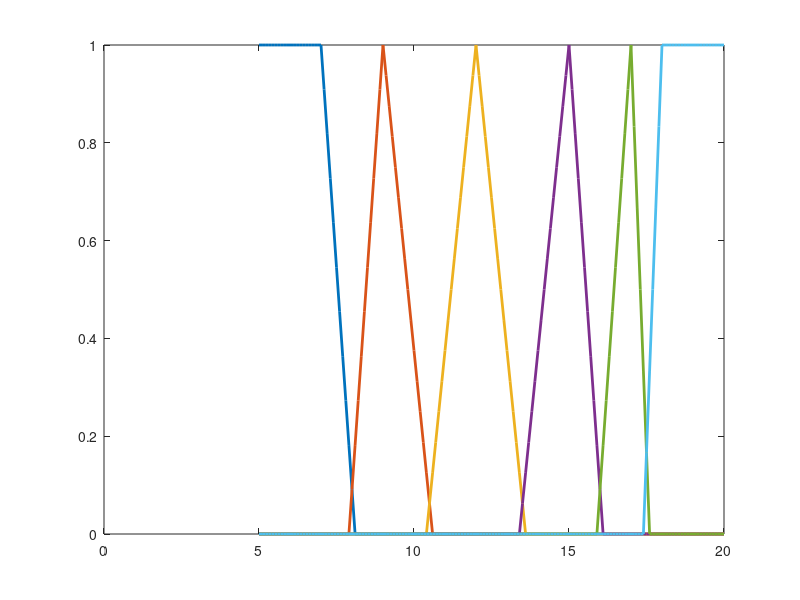

This chart was generated by the following MATLAB code:
%% ================================================================================
% Run this file first to compute the MPCS matrices. 
% Then run MPCS2analytic.m or MPCS2numeric.m to simulate the closed-loop system.

clear; clc;

% Parameters
ro = 1e6; % g/m^3
roc = 1e6; % g/m^3
cp = 1; % cal/(g*K)
cpc = 1; % cal/(g*K)
k0 = 1e10; % 1/min
E_R = 8330.1; % 1/K
h = 130e6; % cal/kmol
a = 0.516e6; % cal/(K*m^3)
b = 0.5; % -

% Constants
% Fin = F, so V is constant
V = 1; % m^3
Fin = 1; % m^3/min
F = 1; % m^3/min

% Controlled variables: x = [CA; T]
% Manipulated variables: u = [CAin; FC]
% Disturbance variables: z = [Tin; TCin]

% Object equations
% dCA/dt = f1(CA, T, CAin, FC, Tin, TCin)
% dT/dt = f2(CA, T, CAin, FC, Tin, TCin)
f = @(CA, T, CAin, FC, Tin, TCin) [
    (1/V) * (Fin*CAin - F*CA - V * k0 * exp(-E_R/T) * CA);
    (1/(V*ro*cp)) * (Fin*ro*cp*Tin - F*ro*cp*T + V*h*k0*exp(-E_R/T)*CA - (a * FC^(b+1) / (FC + (a * FC^b) / (2 * roc * cpc))) * (T - TCin))
];

% Operating point (steady state)
CAin_p = 2; % kmol/m^3
Tin_p = 343; % K
TCin_p = 310; % K


FC_p_tab = [7, 9, 12, 15, 17, 18]; % m^3/min

CA_p_tab = [3.487884655658222e-02, 0.05557088024052338, 0.09821109463204293, 0.1597172021766315, ...
    2.169362196188264e-01, 1.828622864494349]; % kmol/m^3

T_p_tab = [4.385550598263770e+02, 427.8255516809578, 415.2091350393931, 404.7356680017397, ...
    3.982004075634566e+02, 328.0431883372068]; % K

n_fuzzy = length(FC_p_tab);

Adf = cell(n_fuzzy, 1);
Bdf = cell(n_fuzzy, 1);
Edf = cell(n_fuzzy, 1);
Atf = cell(n_fuzzy, 1);
Vtf = cell(n_fuzzy, 1);
K1f = cell(n_fuzzy, 1);

for ii = 1:n_fuzzy
    FC_p = FC_p_tab(ii);
    CA_p = CA_p_tab(ii);
    T_p = T_p_tab(ii);

    disp(f(CA_p, T_p, CAin_p, FC_p, Tin_p, TCin_p));

    % ================================================================================
    % Linearization
    % [dCA/dt; dT/dt] = A*[CA - CA_p; T - T_p] + B*[CAin - CAin_p; FC - FC_p] + E*[Tin - Tin_p; TCin - TCin_p]

    Df_CA_p     =   (f(CA_p + 1e-8, T_p, CAin_p, FC_p, Tin_p, TCin_p) - f(CA_p, T_p, CAin_p, FC_p, Tin_p, TCin_p)) / 1e-8;
    Df_T_p      =   (f(CA_p, T_p + 1e-8, CAin_p, FC_p, Tin_p, TCin_p) - f(CA_p, T_p, CAin_p, FC_p, Tin_p, TCin_p)) / 1e-8;
    Df_CAin_p   =   (f(CA_p, T_p, CAin_p + 1e-8, FC_p, Tin_p, TCin_p) - f(CA_p, T_p, CAin_p, FC_p, Tin_p, TCin_p)) / 1e-8;
    Df_FC_p     =   (f(CA_p, T_p, CAin_p, FC_p + 1e-8, Tin_p, TCin_p) - f(CA_p, T_p, CAin_p, FC_p, Tin_p, TCin_p)) / 1e-8;
    Df_Tin_p    =   (f(CA_p, T_p, CAin_p, FC_p, Tin_p + 1e-8, TCin_p) - f(CA_p, T_p, CAin_p, FC_p, Tin_p, TCin_p)) / 1e-8;
    Df_TCin_p   =   (f(CA_p, T_p, CAin_p, FC_p, Tin_p, TCin_p + 1e-8) - f(CA_p, T_p, CAin_p, FC_p, Tin_p, TCin_p)) / 1e-8;

    A = [Df_CA_p, Df_T_p];
    B = [Df_CAin_p, Df_FC_p];
    E = [Df_Tin_p, Df_TCin_p];


    % ================================================================================
    % Find discretization of linearized model with RK4

    Ts = 0.05; % sampling time [min]

    % d(x-xp)/dt = A*(x-xp) + B*(u-up) + E*(z-zp)
    % x(k+1)-xp = Ad*(x(k)-xp) + Bd*(u(k)-up) + Ed*(z(k)-zp)

    % where Ad, Bd, Ed:
    % Ad = eye(size(A)) + A*Ts + (A^2)*(Ts^2)/2 + (A^3)*(Ts^3)/6 + (A^4)*(Ts^4)/24;
    % Bd = B*Ts + A*B*(Ts^2)/2 + A^2*B*(Ts^3)/6 + A^3*B*(Ts^4)/24;
    % Ed = E*Ts + A*E*(Ts^2)/2 + A^2*E*(Ts^3)/6 + A^3*E*(Ts^4)/24;

    A2 = A*A;
    A3 = A2*A;
    Tmp = Ts*eye(2) + A*(Ts^2)/2 + A2*(Ts^3)/6 + A3*(Ts^4)/24;
    Ad = eye(2) + A*Tmp;
    Bd = Tmp*B;
    Ed = Tmp*E;

    Adf{ii} = Ad;
    Bdf{ii} = Bd;
    Edf{ii} = Ed;

    % ===============================================================================
    % MPCS matrices

    N = 50; % prediction horizon (2.5 min)
    Nu = 5; % control horizon

    [nx, nu]=size(Bd);

    At = zeros(N*nx, nx);
    Mt = zeros(N*nx, Nu*nu);
    Vt = zeros(N*nx, nx);

    X = Ad;
    Y = eye(nx);
    for i=1:N
        At((i-1)*nx+1:i*nx, :) = X;
        Vt((i-1)*nx+1:i*nx, :) = Y;
        X = X * Ad;
        Y = Ad * Y + eye(nx);
    end

    [nn, ~] = size(Mt);
    for i=1:Nu
        Mt((i-1)*nx+1 : end, (i-1)*nu+1 : i*nu) = Vt(1 : nn - (i-1)*nx, :) * Bd;
    end

    lambda = 20; % control penalty
    Q = kron(eye(N), diag([10000, 1]));
    R = lambda * kron(eye(Nu), diag([20, 0.1]));

    K = (Mt' * Q * Mt + R) \ (Mt' * Q);
    K1 = K(1:nu, :);

    Atf{ii} = At;
    Vtf{ii} = Vt;
    K1f{ii} = K1;

end

mf = cell(n_fuzzy, 1);
mf{1} = @(FC) trapmf(FC, [-1e7, -1e6, 7, 8.1]);
mf{2} = @(FC) trimf(FC, [7.9, 9, 10.6]);
mf{3} = @(FC) trimf(FC, [10.4, 12, 13.6]);
mf{4} = @(FC) trimf(FC, [13.4, 15, 16.1]);
mf{5} = @(FC) trimf(FC, [15.9, 17, 17.6]);
mf{6} = @(FC) trapmf(FC, [17.4, 18, 1e6, 1e7]);

FC_test = 5:0.1:20;
figure;
for ii = 1:n_fuzzy
    plot(FC_test, mf{ii}(FC_test), 'LineWidth', 2); hold on;
end

% ===============================================================================
% clear temporary variables
clear FC_test;
clear i iif nn nx;
clear X Y;
clear K K1 lambda;
clear Ad At Bd Ed Vt;
clear Q R Mt;
clear CA_p FC_p T_p;
clear J;
clear A B E;
clear Df_CA_p Df_T_p Df_CAin_p Df_FC_p Df_Tin_p Df_TCin_p;
clear A2 A3 Tmp;
clear f;
whos;

% We are ready to run simulation in MPCS2analytic.m
